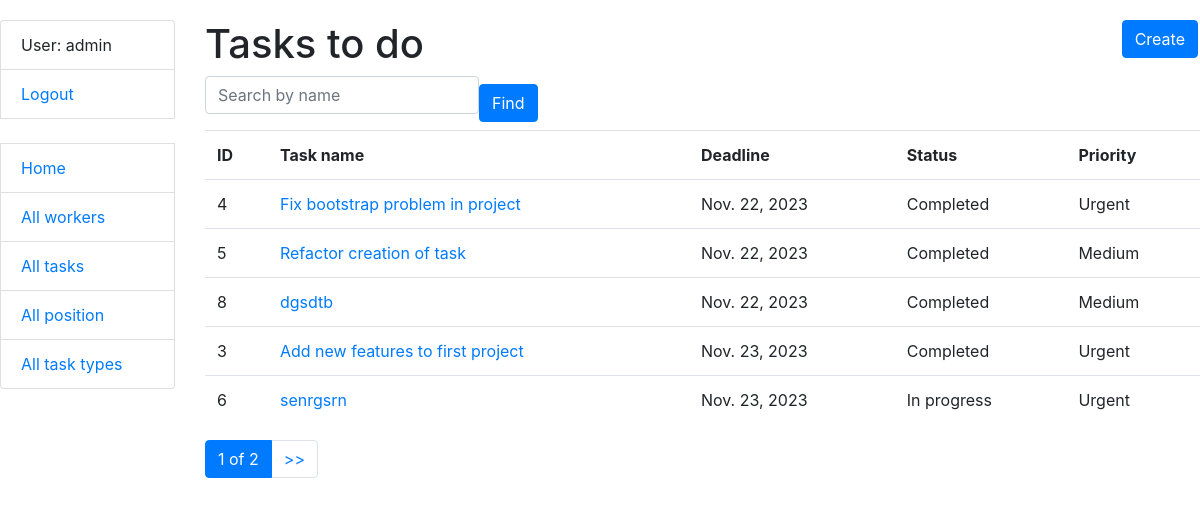
The app's page /tasks/ (signed in), older data.
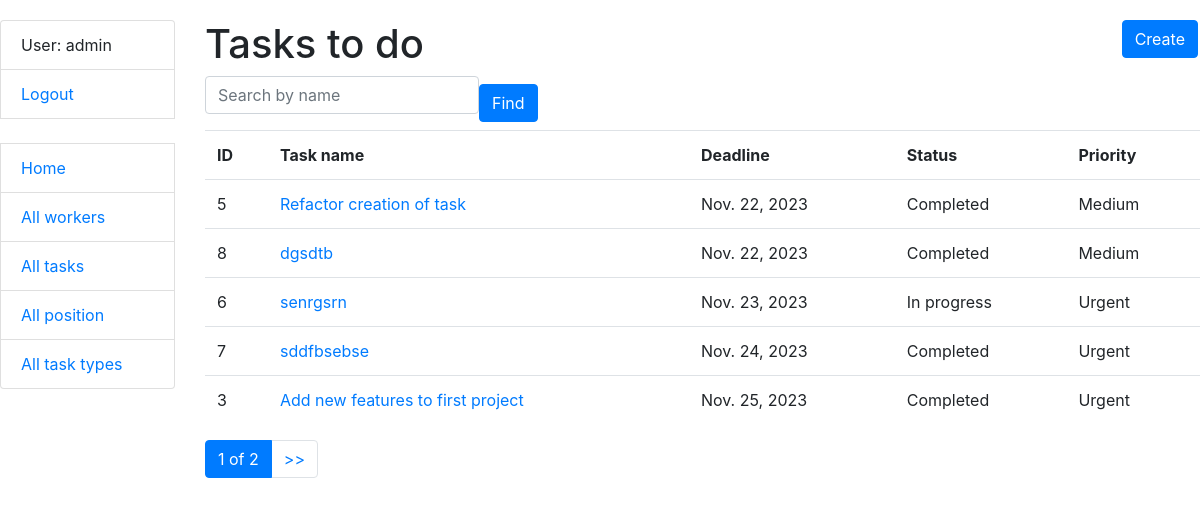
The same page, newer data.
### tasks/models.py (models this page shows, shortened)
class Task(models.Model):
    PRIORITY_CHOICES = (
        ("Urgent", "1"),
        ("High", "2"),
        ("Medium", "3"),
        ("Low", "4"),
        ("Optional", "Optional"),
    )
    name = models.CharField(max_length=255)
    description = models.TextField()
    deadline = models.DateField(null=True, blank=True)
    is_completed = models.BooleanField(default=False)
    priority = models.CharField(max_length=255, choices=PRIORITY_CHOICES, default="4")
    task_type = models.ForeignKey(TaskType, on_delete=models.CASCADE)
    assignees = models.ManyToManyField(AUTH_USER_MODEL, related_name="tasks", blank=True)
    class Meta:
        ordering = ["deadline"]

### tasks/views.py (the view)
# urls.py: path("tasks/", TaskListView.as_view(), name="task-list"),
class TaskListView(LoginRequiredMixin, generic.ListView):
    model = Task
    paginate_by = 5
    def get_context_data(self, *, object_list=None, **kwargs):
        context = super(TaskListView, self).get_context_data(**kwargs)
        name = self.request.GET.get("name", "")
        context["search_form"] = TaskSearchForm(
            initial={
                "name": name
            }
        )
        return context
    def get_queryset(self):
        queryset = Task.objects.all()
        form = TaskSearchForm(self.request.GET)
        if form.is_valid():
            return queryset.filter(name__icontains=form.cleaned_data["name"])
        return queryset

### tasks/forms.py
class TaskSearchForm(forms.Form):
    name = forms.CharField(
        max_length=255,
        required=False,
        label="",
        widget=forms.TextInput(
            attrs={
                "placeholder": "Search by name"
            }
        ),
    )

### tasks/templatetags/query_transform.py (called while the page is built)
@register.simple_tag
def query_transform(request, **kwargs):
    updated = request.GET.copy()
    for key, value in kwargs.items():
        if value is not None:
            updated[key] = value
        else:
            updated.pop(key, 0)
    return updated.urlencode()

### templates/tasks/task_list.html
{% extends "base.html" %}
{% load crispy_forms_filters %}
{% block content %}
  <h1>Tasks to do
  <a href="{% url 'tasks:task-create' %}" class="btn btn-primary link-to-page">
    Create
  </a>
  </h1>
  <form action="" method="get" class="form-inline">
    {{ search_form|crispy }}
    <input class="btn btn-primary" type="submit" value="Find">
  </form>
  {% if task_list %}
    <table class="table">
      <tr>
        <th>ID</th>
        <th>Task name</th>
        <th>Deadline</th>
        <th>Status</th>
        <th>Priority</th>
      </tr>
    {% for task in task_list %}
      <tr>
        <td>{{ task.id }}</td>
        <td><a href="{% url "tasks:task-detail" task.id %}">{{ task.name }}</a></td>
        <td>{{ task.deadline }}</td>
        <td>
          {% if task.is_completed %}
            Completed
          {% else %}
            In progress
          {% endif %}
        </td>
        <td>{{ task.priority }}</td>
      </tr>
    {% endfor %}
    </table>
  {% else %}
    <p>There are no task.</p>
  {% endif %}
{% endblock %}

Row changes from the older to the newer data that the page shows:
no longer on this page (row edited): Task: id "4", name "Fix bootstrap problem in project", deadline "Nov. 22, 2023", is_completed "Completed", priority "Urgent"
shown differently, row unchanged: Task "senrgsrn": moves up the list
now on this page (row unchanged): Task: id "7", name "sddfbsebse", deadline "Nov. 24, 2023", is_completed "Completed", priority "Urgent"
changed Task "Add new features to first project": deadline "Nov. 23, 2023" → "Nov. 25, 2023"
